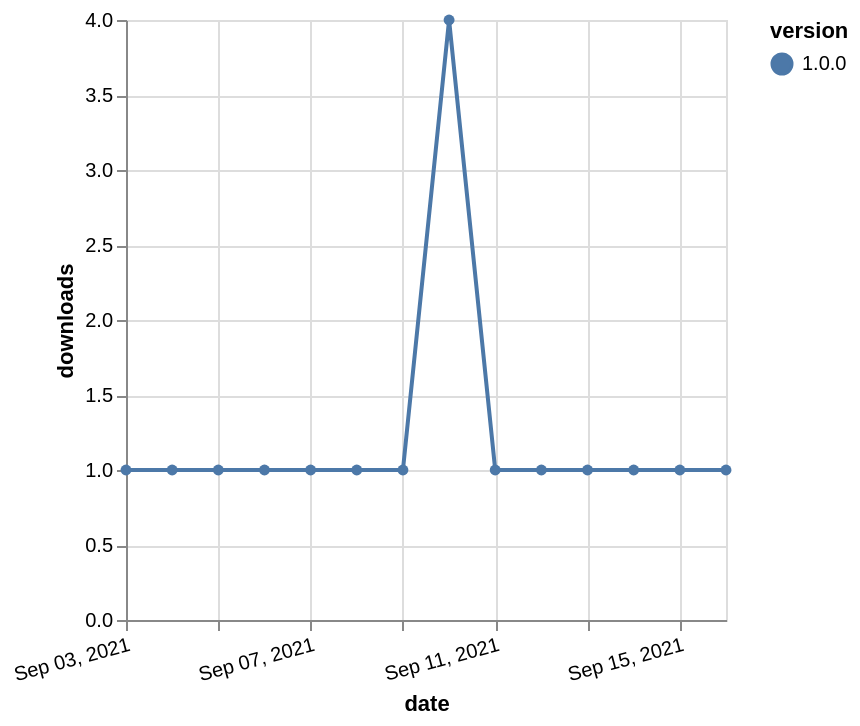

Describe this chart as a Vega-Lite specification.
### Vega-Lite specification from a JSON file in a GitHub repository (floating-point values rounded to 4 significant figures)
{"$schema": "https://vega.github.io/schema/vega-lite/v5.json", "description": "A simple bar chart with embedded data.", "data": {"values": [{"date": "2021-09-03", "total": 160, "delta": 1, "version": "1.0.0"}, {"date": "2021-09-04", "total": 161, "delta": 1, "version": "1.0.0"}, {"date": "2021-09-05", "total": 162, "delta": 1, "version": "1.0.0"}, {"date": "2021-09-06", "total": 163, "delta": 1, "version": "1.0.0"}, {"date": "2021-09-07", "total": 164, "delta": 1, "version": "1.0.0"}, {"date": "2021-09-08", "total": 165, "delta": 1, "version": "1.0.0"}, {"date": "2021-09-09", "total": 166, "delta": 1, "version": "1.0.0"}, {"date": "2021-09-10", "total": 170, "delta": 4, "version": "1.0.0"}, {"date": "2021-09-11", "total": 171, "delta": 1, "version": "1.0.0"}, {"date": "2021-09-12", "total": 172, "delta": 1, "version": "1.0.0"}, {"date": "2021-09-13", "total": 173, "delta": 1, "version": "1.0.0"}, {"date": "2021-09-14", "total": 174, "delta": 1, "version": "1.0.0"}, {"date": "2021-09-15", "total": 175, "delta": 1, "version": "1.0.0"}, {"date": "2021-09-16", "total": 176, "delta": 1, "version": "1.0.0"}]}, "width": "container", "mark": {"type": "line", "point": {"filled": true}}, "encoding": {"x": {"field": "date", "type": "temporal", "timeUnit": "yearmonthdate", "title": "date", "axis": {"labelAngle": -15}}, "y": {"field": "delta", "type": "quantitative", "title": "downloads"}, "color": {"field": "version", "type": "nominal"}, "tooltip": {"field": "delta"}}}
